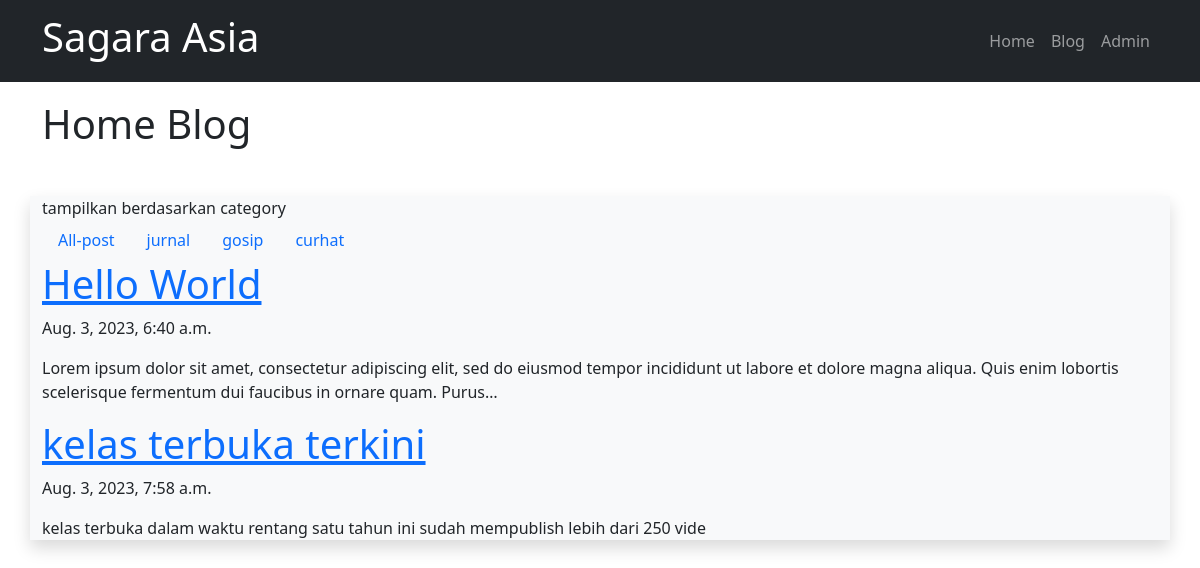
Screenshot of /blog/category/jurnal/ with the database file from the repository.
### blog/models.py (models this page shows, shortened)
class Post(models.Model):
    judul = models.CharField(max_length=255)
    body = models.TextField()
    category = models.CharField(max_length=255)
    publish = models.DateTimeField(auto_now_add=True)
    update = models.DateTimeField(auto_now=True)
    slug = models.SlugField(blank=True, editable=False)

### blog/views.py (the view)
# urls.py: path('category/<slug:categoryInput>/', views.categoryPost, name="category"),
def categoryPost(request, categoryInput):
    posts = Post.objects.filter(category=categoryInput)
    categories = Post.objects.values('category').distinct()
    print(categories)
    context = {
        'Judul': 'Home Blog',
        'Content': 'tampilkan berdasarkan category',
        'Categories': categories,
        'Posts': posts,
    }
    return render(request, 'blog/category.html', context)

### blog/templates/blog/category.html (shortened to what this page needs)
{% extends 'base.html' %}
{% block pageTitle %}
    {{Judul}}
{% endblock %}
{% block content %}
    {{Content}}
    <ul class="nav">
        <li class="nav-item">
            <a class="nav-link" href="/blog">
                All-post
            </a>
        </li>
    {% for category in Categories %}
        <li class="nav-item">
            <a class="nav-link" href="/blog/category/{{category.category}}">
                {{category.category}}
            </a>
        </li>
    {% endfor %}
    </ul>
    {% for post in Posts %}
    <a href="/blog/post/{{post.slug}}">
        <h1>{{post.judul}}</h1>
    </a>
        <p>{{post.publish}}</p>
        <P>{{post.body|truncatechars:200}}</P>
    {% endfor %}
{% endblock %}

### rows the page displays
Post: judul "Hello World", publish "Aug. 3, 2023, 6:40 a.m.", body "Lorem ipsum dolor sit amet, consectetur adipiscing elit, sed do eiusmod tempor incididunt ut labore et dolore magna aliqua. Quis enim lobortis scelerisque fermentum dui faucibus in ornare quam. Purus…"
Post: judul "kelas terbuka terkini", publish "Aug. 3, 2023, 7:58 a.m.", body "kelas terbuka dalam waktu rentang satu tahun ini sudah mempublish lebih dari 250 vide"

### other values shown
{{ Judul }} "Home Blog"
{{ Content }} "tampilkan berdasarkan category"
{{ category.category }} "jurnal" "gosip" "curhat"
